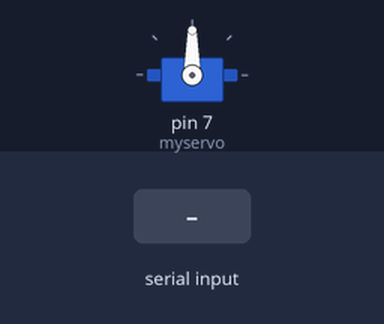
The sketch below on a simulated Arduino Uno, built with avr-gcc and run on an emulated ATmega328P. On the bench: servo. The inputs (shaded band) are chosen by the test bench. What the sketch prints to the serial monitor is not drawn.

Above: at 1.2 s.
1.3 s: "B" received over the second serial link
At 2.4 s:
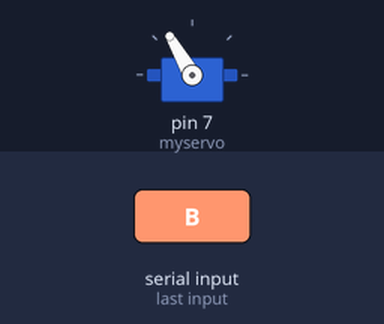
2.8 s: "Z" received over the second serial link
At 3.5 s:
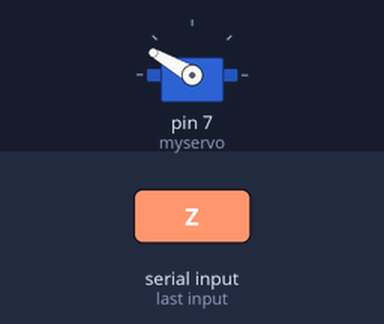
4.3 s: "A" received over the second serial link
At 4.7 s:
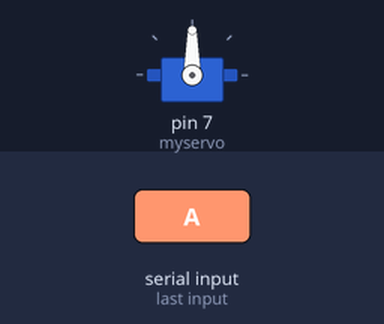
Timing chart, 0 to 7.3 s (numbered marks = the images above; inputs shaded):
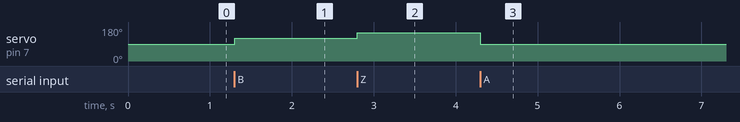

The sketch:

newrec11.ino
```cpp
#include <SoftwareSerial.h>

#include <Servo.h>
SoftwareSerial BTSerial(10,11);
Servo myservo;
int pos = 0;
char a;
int b = 0;
String c;
int motor = 0;
char z[3];
void setup() {
  myservo.attach(7);
 Serial.begin(115200);
  while(!Serial){
    ;
  }
  BTSerial.begin(9600);

  // put your setup code here, to run once:

}

void loop() {
  // put your main code here, to run repeatedly:
      //Connection(BTSerial);
      if(BTSerial.available()>0){
        a = BTSerial.read();
        Serial.write(a);

       //BTSerial.write(a);
        if(a == 'A'){
          myservo.write(90);
          BTSerial.flush();
          delay(1000);
        }else if(a == 'B'){
          myservo.write(120);
          BTSerial.flush();
          delay(1000);
        }else if(a == 'Z'){
          myservo.write(150);
          BTSerial.flush();
          delay(1000);

        }
        }

        /*a = BTSerial.read();
        pos = BTSerial.parseInt();
        c = String(a);
        if(c.indexOf('\n') == 1
          //BTSerial.read() == '\n'
          ){
          myservo.write(pos);
          delay(15);
          Serial.print("Data Response: ");
          Serial.print(motor,DEC);
          Serial.print(pos,DEC);
        }*/

       // delay(4);
    /* a = a + BTSerial.read();
     Serial.println("ds:" + BTSerial.read());
     c = c + BTSerial.read();
     b = (int) BTSerial.parseInt();*/
      //}
     /*if(BTSerial.read() == '\n'){
      pos = constrain(b, 0, 180);
      Serial.println("also:" + c);
      Serial.println(String(a));
      c = "";
      Serial.println("as:" + String(b));
      myservo.write(pos);
      Serial.println(pos);
      BTSerial.println("received:" + String(pos));
     }*/
  }
/*void Connection(SoftwareSerial ble){
  while(ble.available()>0){
    go();
    myservo.write(pos);
    ble.print(pos);
  }
}

void go(){
 int b = BTSerial.parseInt();
 if(BTSerial.read() == '\n'){
  if(pos != b){
   pos = b;
  }
 }

}*/
```

Measured:
- after the input at 1.3 s, servo on pin 7 (myservo): 90° → 120° at once
- after the input at 2.8 s, servo on pin 7 (myservo): 120° → 150° at once
- after the input at 4.3 s, servo on pin 7 (myservo): 150° → 90° at once
